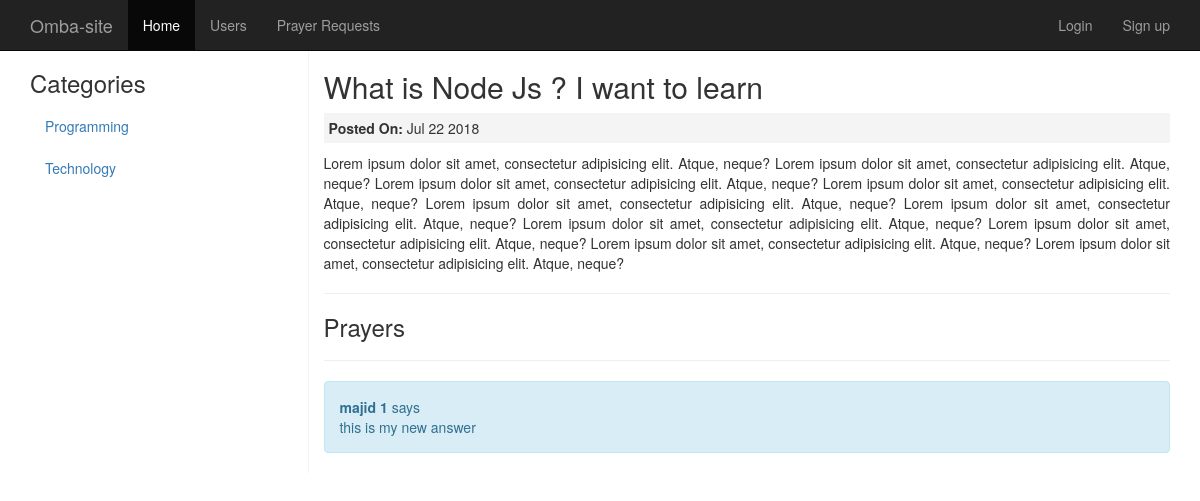
The page /question.php?q_id=1 on the database its author committed.
### tables this page shows
CREATE TABLE IF NOT EXISTS `categories` (
  `id` int(11) NOT NULL AUTO_INCREMENT,
  `name` varchar(255) NOT NULL,
  PRIMARY KEY (`id`)
);

CREATE TABLE IF NOT EXISTS `questions` (
  `id` int(11) NOT NULL AUTO_INCREMENT,
  `user_id` int(11) NOT NULL,
  `category_id` int(11) NOT NULL,
  `title` varchar(255) NOT NULL,
  `body` text NOT NULL,
  `created_at` timestamp NOT NULL DEFAULT CURRENT_TIMESTAMP,
  PRIMARY KEY (`id`)
);

CREATE TABLE IF NOT EXISTS `answers` (
  `id` int(11) NOT NULL AUTO_INCREMENT,
  `question_id` int(11) NOT NULL,
  `username` varchar(255) NOT NULL,
  `answer` varchar(255) NOT NULL,
  PRIMARY KEY (`id`)
);

### question.php (the view, shortened to what this page needs)
<?php
require 'config.php';
$conn = mysqli_connect($servername, $username, $password, $dbname);
  $sql = "select * from Categories";
  $result_categories = mysqli_query($conn, $sql);
    $id = $_GET['q_id'];
    $sql = "select * from questions where id='$id'";
    $result_questions = mysqli_query($conn, $sql);
?>
<?php require 'header.php'; ?>
<div class="container main-container">
  <div class="row">
    <div class="col-md-3">
     <ul class="nav nav-pills nav-stacked">
        <li><h3>Categories</h3></li>
        <?php
        while ($row = mysqli_fetch_array($result_categories)) {
          $id = $row['id'];
          $name = $row['name'];
          echo "<li><a href='questions.php?c_id=$id&c_name=$name'>".$row['name']."</a></li>";
        }
         ?>
     </ul>
    </div>
    <div class="col-md-9 main_content">
        <?php while ($row = mysqli_fetch_array($result_questions)) {
            $id = $row['id'];
            $user_id = $row['user_id'];
            $title = $row[title];
            $body = $row['body'];
            $meta = $row['created_at'];
       ?>
       <h2 class="question_title"> <?php echo $title; ?> </h2>
       <p class="question_meta"><strong>Posted On: </strong><?php $dt = new DateTime($meta);
        echo $dt->format('M j Y'); ?></p>
       <p class="question_body"><?php echo $body; ?></p>
       <?php if($_SESSION['user_id'] == $user_id ) { ?>
         <a href="edit.php?q_id=<?php echo $id; ?>" class="btn btn-default"> Edit </a>
         <a href="delete.php?q_id=<?php echo $id; ?>" class="btn btn-danger"> Delete </a>
      <?php }?> <hr>
       <?php } ?>
        <h3>Prayers</h3> <hr>
        <?php
         $question_id = $_GET['q_id'];
          $sql = "select * from answers where question_id='$question_id' order by id DESC";
          $x = mysqli_query($conn, $sql);
          while ($row = mysqli_fetch_array($x)) {
            echo "<div class='alert alert-info'>";
            echo "<strong>". $row['username'] ."</strong> says <br>" .$row['answer'];
            echo "</div>";
          }
         ?>
    </div>
  </div>
</div>
<?php  require 'footer.php'; ?>

### style.css (style rules this page uses)
.main-container { margin-top: 50px; }
.main_content { border-left: 1px solid #f4f4f4 ; }
.question_meta { background: #f4f4f4; padding: 5px; }
.question_body { text-align: justify; }

### rows shown on the page
categories: name "Programming"
categories: name "Technology"
questions: title "What is Node Js ? I want to learn", created_at "Jul 22 2018", body "Lorem ipsum dolor sit amet, consectetur adipisicing elit. Atque, neque? Lorem ipsum dolor sit amet, consectetur adipisicing elit. Atque, neque? Lorem ipsum dolor sit amet, consectetur adipisicing elit. Atque, neque? Lorem ipsum dolor sit amet, consectetur adipisicing elit. Atque, neque? Lorem ipsum dolor sit amet, consectetur adipisicing elit. Atque, neque? Lorem ipsum dolor sit amet, consectetur adipisicing elit. Atque, neque? Lorem ipsum dolor sit amet, consectetur adipisicing elit. Atque, neque? Lorem ipsum dolor sit amet, consectetur adipisicing elit. Atque, neque? Lorem ipsum dolor sit amet, consectetur adipisicing elit. Atque, neque? Lorem ipsum dolor sit amet, consectetur adipisicing…"
answers: username "majid 1", answer "this is my new answer"
